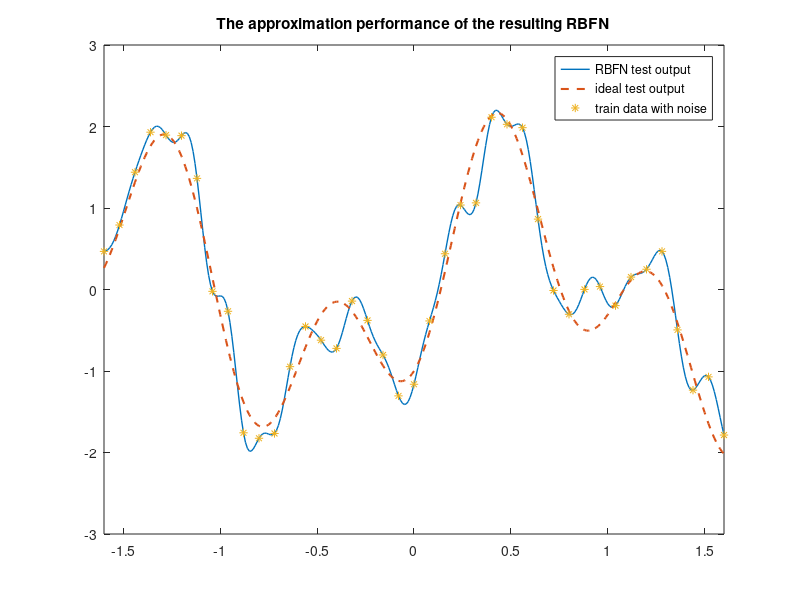

The MATLAB script that drew this image:
%init
close all;clear;clc;

%parameter
x_train=-1.6:0.08:1.6;%uniform step 0.08
x_test=-1.6:0.01:1.6;%uniform step 0.01
N=length(x_train);
x=randn(1,N);%random Gaussian noise for xtain not for xtest
d=1.2*sin(pi*x_train)-cos(2.4*pi*x_train)+0.3*x;%x with noise
%calculate phi
phi=zeros(N,N);%initialize phi
for i=1:N
    for j=1:N
        r=x_train(i)-x_train(j);
        phi(i,j)=exp(r^2/(-0.02));
    end
end
w=pinv(phi)*d';%get the unique solution w
%test data
phi_test=zeros(length(x_test),N);%initialize phi_test
for i=1:length(x_test)
    for j=1:N
        r=x_test(i)-x_train(j);
        phi_test(i,j)=exp(r^2/(-0.02));
    end
end
d_test=phi_test*w;
ideal_test=1.2*sin(pi*x_test)-cos(2.4*pi*x_test);
error_train=sum((d-(phi*w)').^2)/N;%mse
error_test=sum((ideal_test-d_test').^2)/length(x_test);
figure(1)
plot(x_test,d_test,'LineWidth',1);
hold on;
plot(x_test,ideal_test,'--','LineWidth',1.5);
hold on;
plot(x_train,d,'*');
hold on;
axis([-1.6,1.6,-3,3]);
legend('RBFN test output','ideal test output','train data with noise');
title('The approximation performance of the resulting RBFN');
